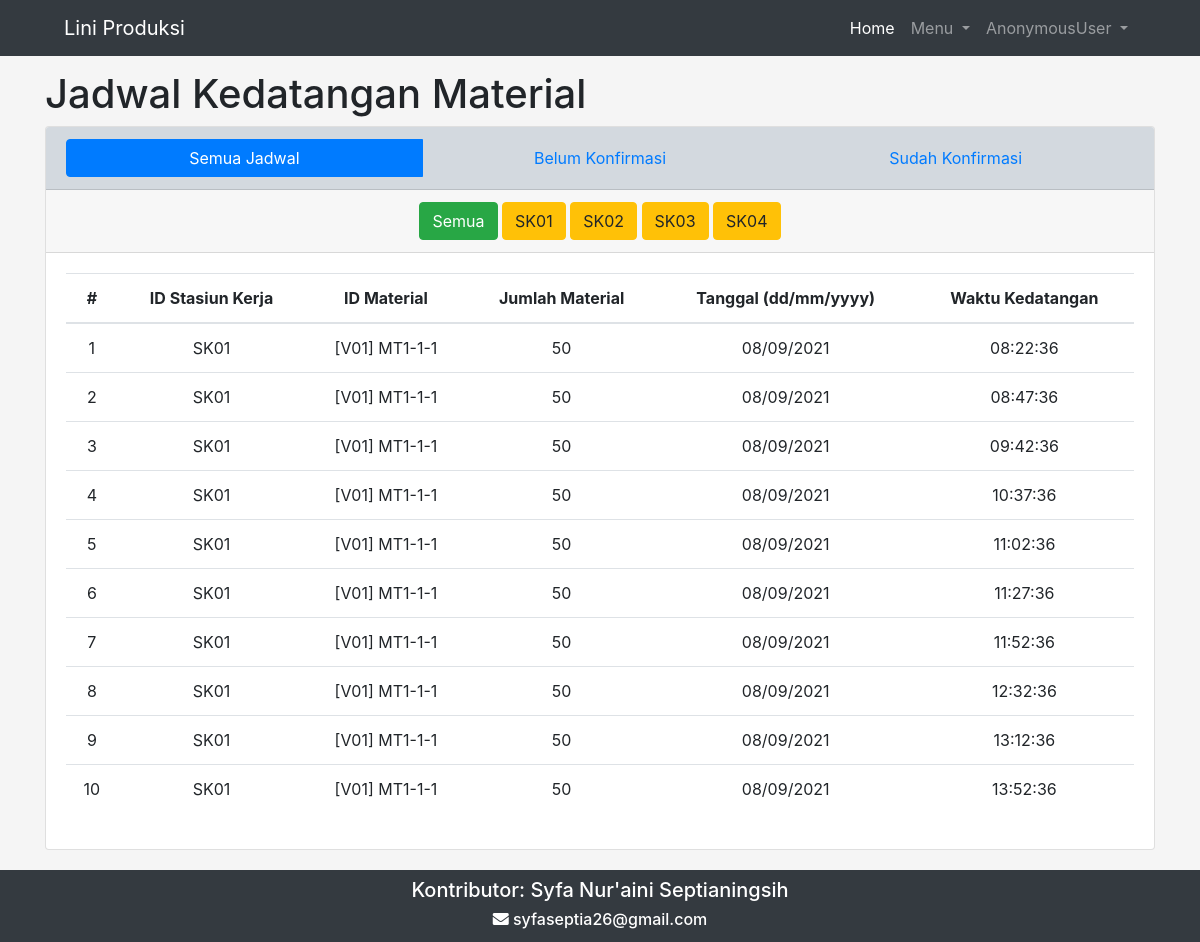
Page /jadwal/ on the committed database.
### liniProduksi/models.py (models this page shows, shortened)
class StasiunKerja(models.Model):
    liniProduksi = models.ForeignKey('LiniProduksi', to_field='idLiniProduksi', on_delete=models.CASCADE)
    idStasiunKerja = models.CharField(max_length=255, unique=True)
    nomorStasiunKerja = models.IntegerField()
    list_sisi = (
        ('Kanan', 'Kanan'),
        ('Kiri', 'Kiri'),
    )
    sisiStasiunKerja = models.CharField(
        max_length=255,
        choices=list_sisi,
    )
    def __str__(self):
        return "{}".format(self.idStasiunKerja)

class KebutuhanMaterial(models.Model):
    stasiunKerja = models.ForeignKey('StasiunKerja', to_field='idStasiunKerja', on_delete=models.CASCADE)
    proses = models.ForeignKey('Proses', to_field='idProses', on_delete=models.CASCADE)
    material = models.OneToOneField('produk.Material', on_delete=models.CASCADE, related_name='kebutuhanMaterial')
    jumlahMaterialPerCycleTime = models.IntegerField(default=0)
    jumlahMaterialKumulatif = models.IntegerField(default=0)

### jadwal/models.py (models this page shows, shortened)
class JadwalLiniProduksi (models.Model):
    kebutuhanMaterial = models.ForeignKey('liniProduksi.KebutuhanMaterial', on_delete=models.CASCADE, related_name='jadwal')
    tanggal = models.DateField()
    jadwalKedatangan = models.TimeField()
    jumlah_material = models.IntegerField()
    is_konfirmasi = models.BooleanField(default=False)
    jadwalKedatangan_aktual = models.TimeField(blank=True, null=True)

### produk/models.py (models this page shows, shortened)
class Material(models.Model):
    varian = models.ForeignKey('Varian', on_delete=models.CASCADE, to_field='idVarian')
    idMaterial = models.CharField(max_length=255,)
    namaMaterial = models.CharField(max_length=255,)
    namaSupplier = models.CharField(max_length=255, null=True, blank=True)
    penyusunProduk = models.ForeignKey('self', on_delete=models.CASCADE, null=True, blank=True,related_name='penyusunProduk_material_set')
    is_berlaku = models.BooleanField(default=True, null=True, blank=True)
    tanggalMulaiBerlaku = models.DateField(null=True, blank=True)
    tanggalGanti = models.DateField(null=True, blank=True)
    keterangan = models.TextField(null=True, blank=True)
    penggantiMaterial = models.ForeignKey('self', on_delete=models.CASCADE, null=True, blank=True, related_name='penggantiMaterial_material_set')
    def __str__(self):
        return "{}".format(self.idMaterial)

class Model(Brand):
    idModel = models.CharField(max_length=255,)
    namaModel = models.CharField(max_length=255)

class Varian(Model):
    idVarian = models.CharField(max_length=255, unique=True)
    namaVarian = models.CharField(max_length=255,)
    namaAtribut = models.CharField(max_length=255,)
    nilaiAtribut = models.CharField(max_length=255,)
    def __str__(self):
        return "{}".format(self.idVarian)

### jadwal/views.py (the view)
# urls.py: path('', views.index, name='index'),
def index(request):
        jadwal = JadwalLiniProduksi.objects.all()
        sk = StasiunKerja.objects.all()
        context = {
            'Judul': 'Jadwal Kedatangan Material',
            'jadwal': jadwal,
            'sk': sk,
        }
        return render(request,'jadwal/index.html',context)

### jadwal/templates/jadwal/index.html (shortened to what this page needs)
{% extends "base.html" %}
{% load static %}
{% block pageTitle %}
    {{Judul}}
{% endblock pageTitle %}
{% block contents %}
    <div class="container">
        <div class="card" style="margin-bottom:20px;">
            <div class="card-header" style="background-color:#d3d9df;">
                <div class="btn-group d-flex" role="group" >
                    <a type="button" class="btn btn-primary w-100" href="{% url "jadwal:index" %}">Semua Jadwal</a>
                    <a type="button" class="btn btn-link w-100" href="{% url "jadwal:belumKonfirmasi" %}">Belum Konfirmasi</a>
                    <a type="button" class="btn btn-link w-100" href="{% url "jadwal:sudahKonfirmasi" %}">Sudah Konfirmasi</a>
                </div>
            </div>
            <div class="card-header text-center">
                <a class="btn btn-success" href="{% url "jadwal:index" %}">Semua</a>
                        {% for sk in sk %}
                              <a class="btn btn-warning" href="{% url "jadwal:index_SK" sk.idStasiunKerja %}">{{sk.idStasiunKerja}}</a>
                        {% endfor %}
            </div>
            <div class="card-body">
                <table class="table table-hover text-center" style="background-color:white;">
                    <thead>
                    <tr>
                        <th scope="col">#</th>
                        <th scope="col">ID Stasiun Kerja</th>
                        <th scope="col">ID Material</th>
                        <th scope="col">Jumlah Material</th>
                        <th scope="col">Tanggal (dd/mm/yyyy)</th>
                        <th scope="col">Waktu Kedatangan</th>
                    </tr>
                    </thead>
                    <tbody>
                    {% for jadwal in jadwal %}
                    <tr>
                        <td scope="row">{{forloop.counter}}</td>
                        <td>{{jadwal.kebutuhanMaterial.stasiunKerja}}</td>
                        <td>[{{jadwal.kebutuhanMaterial.material.varian}}] {{jadwal.kebutuhanMaterial.material}}</td>
                        <td>{{jadwal.jumlah_material}}</td>
                        <td>{{jadwal.tanggal|date:"d/m/Y"}}</td>
                        <td>{{jadwal.jadwalKedatangan|time:"H:i:s"}}</td>
                    </tr>
                    {% endfor %}
                    </tbody>
                </table>
            </div>
    </div>
{% endblock contents %}

### rows in the picture
StasiunKerja: idStasiunKerja "SK01"
StasiunKerja: idStasiunKerja "SK02"
StasiunKerja: idStasiunKerja "SK03"
StasiunKerja: idStasiunKerja "SK04"
JadwalLiniProduksi: kebutuhanMaterial.stasiunKerja "SK01", kebutuhanMaterial.material.varian "V01", kebutuhanMaterial.material "MT1-1-1", jumlah_material "50", tanggal "08/09/2021", jadwalKedatangan "08:22:36"
JadwalLiniProduksi: kebutuhanMaterial.stasiunKerja "SK01", kebutuhanMaterial.material.varian "V01", kebutuhanMaterial.material "MT1-1-1", jumlah_material "50", tanggal "08/09/2021", jadwalKedatangan "08:47:36"
JadwalLiniProduksi: kebutuhanMaterial.stasiunKerja "SK01", kebutuhanMaterial.material.varian "V01", kebutuhanMaterial.material "MT1-1-1", jumlah_material "50", tanggal "08/09/2021", jadwalKedatangan "09:42:36"
JadwalLiniProduksi: kebutuhanMaterial.stasiunKerja "SK01", kebutuhanMaterial.material.varian "V01", kebutuhanMaterial.material "MT1-1-1", jumlah_material "50", tanggal "08/09/2021", jadwalKedatangan "10:37:36"
JadwalLiniProduksi: kebutuhanMaterial.stasiunKerja "SK01", kebutuhanMaterial.material.varian "V01", kebutuhanMaterial.material "MT1-1-1", jumlah_material "50", tanggal "08/09/2021", jadwalKedatangan "11:02:36"
JadwalLiniProduksi: kebutuhanMaterial.stasiunKerja "SK01", kebutuhanMaterial.material.varian "V01", kebutuhanMaterial.material "MT1-1-1", jumlah_material "50", tanggal "08/09/2021", jadwalKedatangan "11:27:36"
JadwalLiniProduksi: kebutuhanMaterial.stasiunKerja "SK01", kebutuhanMaterial.material.varian "V01", kebutuhanMaterial.material "MT1-1-1", jumlah_material "50", tanggal "08/09/2021", jadwalKedatangan "11:52:36"
JadwalLiniProduksi: kebutuhanMaterial.stasiunKerja "SK01", kebutuhanMaterial.material.varian "V01", kebutuhanMaterial.material "MT1-1-1", jumlah_material "50", tanggal "08/09/2021", jadwalKedatangan "12:32:36"
JadwalLiniProduksi: kebutuhanMaterial.stasiunKerja "SK01", kebutuhanMaterial.material.varian "V01", kebutuhanMaterial.material "MT1-1-1", jumlah_material "50", tanggal "08/09/2021", jadwalKedatangan "13:12:36"
JadwalLiniProduksi: kebutuhanMaterial.stasiunKerja "SK01", kebutuhanMaterial.material.varian "V01", kebutuhanMaterial.material "MT1-1-1", jumlah_material "50", tanggal "08/09/2021", jadwalKedatangan "13:52:36"

### other values in the picture
{{ user }} "AnonymousUser"
{{ Judul }} "Jadwal Kedatangan Material"
